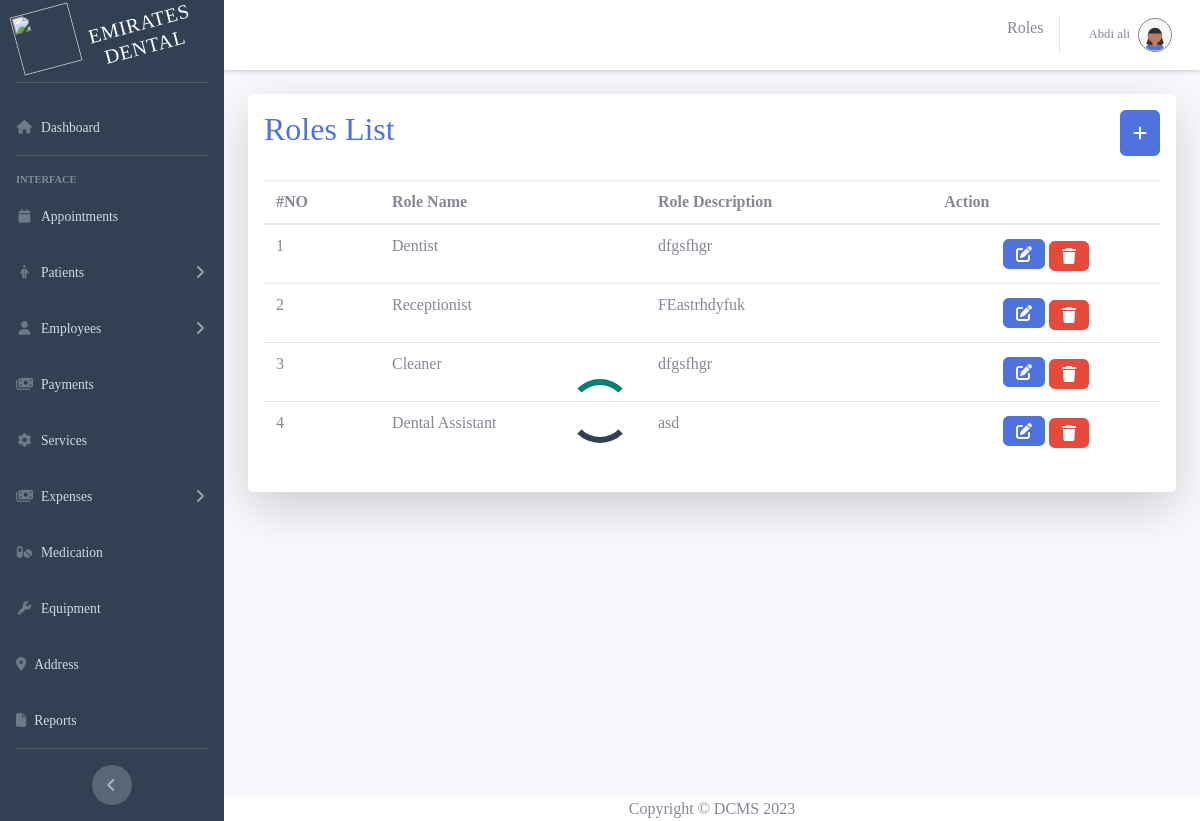
/index.php?page=role (signed in), run on an earlier commit of the app's database.
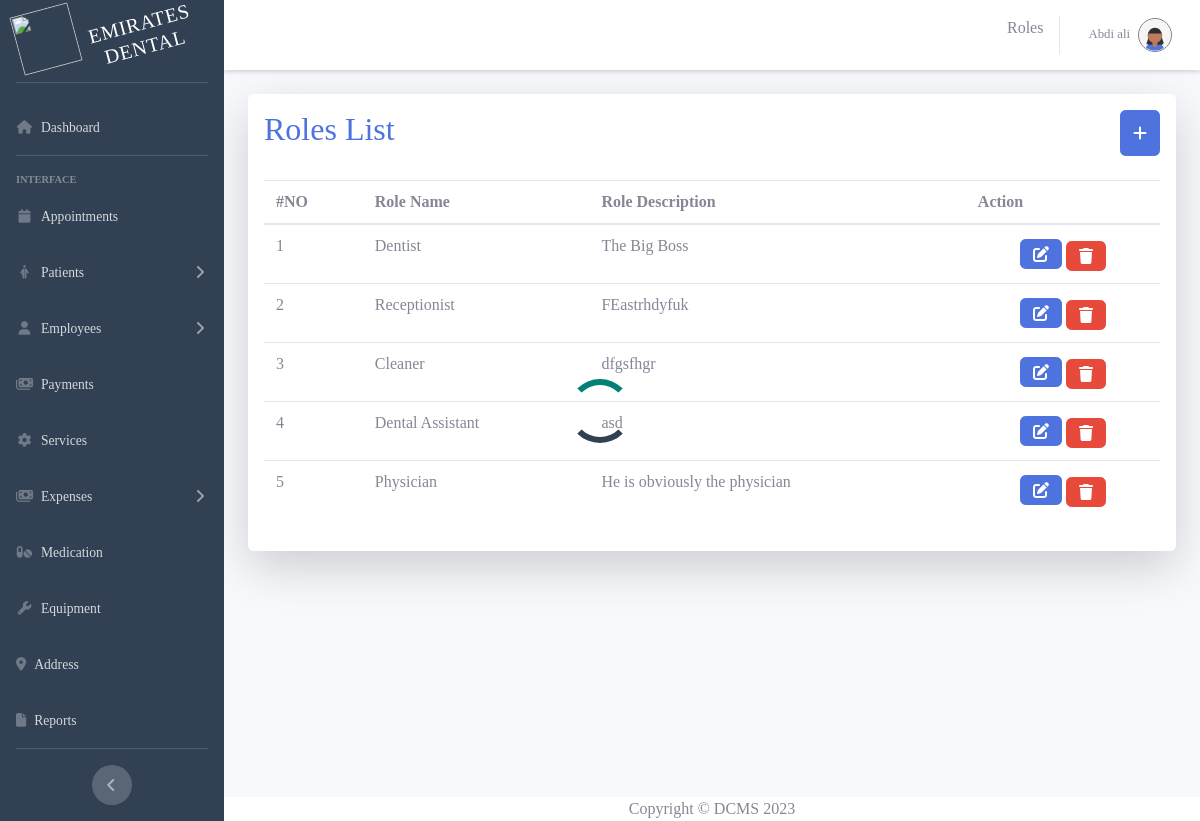
And on a later commit of the database.
### tables this page shows
CREATE TABLE `roles` (
  `role_id` int(11) NOT NULL,
  `role_name` varchar(255) DEFAULT NULL,
  `role_description` text DEFAULT NULL
);

### index.php (called while the page is built, shortened)
<?php
    include_once('./includes/loader.php');
$is404 = false;
$page = '';
if(isset($_GET['page']) && !empty($_GET['page'])){
    $page = $_GET['page'];
    $title = $titles[$page]["title"];
    $file = $titles[$page]["path"]."/$page.php";
}
elseif(!in_array($page, $titles)){
    $is404 = true;
}
else{
    header("Location: index.php?page=dashboard");
}
require_once('./includes/header.php');
require_once('./includes/sidebar.php');
require_once($is404 ? './includes/404.php' : $file );
require_once('./includes/footer.php');
?>

### app/roles/role.php (the view, shortened to what this page needs)
<?php
include_once('./app/database/conn.php')
?>
<div class="container-fluid ">
    <div class=" mt-1 p-3 shadow-lg rounded  bg-white">
        <div class='d-flex justify-content-between mb-4'>
            <h2 class="text-center text-primary">Roles List</h2>
            <button type="button" class="btn btn-primary me-5" data-toggle="modal" data-target="#roleModal">
                <i class="fa-solid fa-plus "></i>
            </button>
        </div>
        <table class="table table-hover" id="dataTable">
            <thead>
                <tr>
                    <th scope="col">#NO</th>
                    <th>Role Name</th>
                    <th>Role Description</th>
                    <th> Action</th>
                </tr>
            </thead>
            <tbody>
                <?php
                $count = 0;
                $result = mysqli_query($conn, "SELECT * FROM roles");
                while ($row = mysqli_fetch_assoc($result)) {
                    $count++;
                    echo "<tr>";
                    echo "<td>" . $count . "</td>";
                    echo "<td>" . $row['role_name'] . "</td>";
                    echo "<td>" . $row['role_description'] . "</>";
                    echo "<td class='text-center'>
                                    <button  class='btn btn-primary' onclick='editRole(" . $row['role_id'] . ")'> <i class='fa fa-edit'></i> </button>
                                    <a href='#' class='btn btn-danger ms-2 mt-1' onclick='deleteRole(" . $row['role_id'] . ")'> <i class='fa fa-trash'></i> </a>
                                  </td>";
                    echo "</tr>";
                }
                ?>
            </tbody>
        </table>
    </div>
</div>

### includes/loader.php (shortened to what this page needs)
<div id="loader" class="lds-dual-ring"></div>

### includes/header.php (shortened to what this page needs)
<!DOCTYPE html>
<html lang="en">
<head>
    <link rel="stylesheet" href="./vendor/fontawesome/css/all.min.css">
    <link href="css/sb-admin-2.min.css" rel="stylesheet">
    <link href="./vendor/fullcalendar/lib/main.min.css" rel="stylesheet">
    <link href="./vendor/DataTables/DataTables/css/jquery.dataTables.min.css" rel="stylesheet">
    <link href="./vendor/DataTables/Buttons/css/buttons.dataTables.min.css" rel="stylesheet">
    <link href="./vendor/select2/css/select2.css" rel="stylesheet">
</head>
<body id="page-top" class="bg-light">
    <div id="wrapper">

### includes/sidebar.php (shortened to what this page needs)
<ul class="navbar-nav bg sidebar sidebar-dark accordion sticky-top" id="accordionSidebar">
    <a class="sidebar-brand d-flex align-items-center justify-content-center mt-1" href="index.php?page=dashboard">
        <div class="sidebar-brand-icon rotate-n-15">
            <img class="sidebar-brand-icon" src="./app/img/logos/favicon.svg" height="60px" width="60px">
        </div>
        <h5 class="sidebar-brand-text rotate-n-15">Emirates Dental</h5>
    </a>
    <hr class="sidebar-divider mt-2">
    <li class="nav-item">
        <a class="nav-link" href="index.php?page=dashboard">
            <i class="fas fa-fw fa-house"></i>
            <span>Dashboard</span></a>
    </li>
    <hr class="sidebar-divider">
    <div class="sidebar-heading">
        Interface
    </div>
    <li class="nav-item">
        <a class="nav-link" href="index.php?page=appointment">
            <i class="fa fa-fw fa-calendar"></i>
            <span>Appointments</span>
        </a>
    </li>
    <li class="nav-item">
        <a class="nav-link collapsed" href="#" data-toggle="collapse" data-target="#collapsePatient"
            aria-expanded="true" aria-controls="collapseUtilities">
            <i class="fa-solid fa-fw fa-person-half-dress"></i>
            <span>Patients</span>
        </a>
    </li>
    <?php
    if ($_SESSION['isAdmin']) {
    ?>
    <li class="nav-item">
        <a class="nav-link collapsed" href="#" data-toggle="collapse" data-target="#collapseStaff" aria-expanded="true"
            aria-controls="collapseUtilities">
            <i class="fas fa-fw fa-user"></i>
            <span>Employees</span>
        </a>
    </li>
    <?php
    } ?>
    <li class="nav-item">
        <a class="nav-link " href="index.php?page=payments">
            <i class="fas fa-fw fa-money-bills"></i>
            <span>Payments</span>
        </a>
    </li>
    <li class="nav-item">
        <a class="nav-link " href="index.php?page=services">
            <i class="fas fa-fw fa-gear"></i>
            <span>Services </span>
        </a>
    </li>
    <li class="nav-item">
        <a class="nav-link collapsed" href="#" data-toggle="collapse" data-target="#collapseExpenses"
            aria-expanded="true" aria-controls="collapseUtilities">
            <i class="fas fa-fw fa-money-bills"></i>
            <span>Expenses</span>
        </a>
    </li>
    <li class="nav-item">
        <a class="nav-link collapsed" href="index.php?page=medication">
            <i class="fas fa-fw fa-pills"></i>
            <span>Medication</span>
        </a>
    </li>
    <li class="nav-item">
        <a class="nav-link" href="index.php?page=equipment">
            <i class="fas fa-fw fa-wrench"></i>
            <span>Equipment</span>
        </a>
    </li>
    <li class="nav-item">
        <a class="nav-link " href="index.php?page=address">
            <i class="fa-solid fa-location-dot"></i>
            <span>Address</span>
        </a>
    </li>
    <li class="nav-item">
        <a class="nav-link " href="index.php?page=reports">
            <i class="fa-solid fa-file"></i>
            <span>Reports</span>
        </a>
    </li>
    <hr class="sidebar-divider d-none d-md-block">
    <div class="text-center d-none d-md-inline">
        <button class="rounded-circle border-0" id="sidebarToggle"></button>
    </div>
</ul>
<div id="content-wrapper" class="d-flex flex-column">
    <div id="content">
        <nav class="navbar navbar-expand navbar-light bg-white topbar mb-4 static-top shadow-sm">
            <ul class="navbar-nav ml-auto">
                <li class="mt-3 text-center me-5 fs-4">
                    <?php if (isset($title)) {
                        echo $title;
                    } ?>
                </li>
                <li class="nav-item dropdown no-arrow">
                    <a class="nav-link dropdown-toggle" href="#" id="userDropdown" role="button" data-toggle="dropdown"
                        aria-haspopup="true" aria-expanded="false">
                        <span
                            class="mr-2 d-none d-lg-inline text-gray-600 small"><?php echo $_SESSION["employee_name"];  ?></span>
                        <div class="rounded-circle " style="border: 1px solid grey;">
                            <img class="img-profile rounded-circle" alt=""
                                src="<?php echo './app/img/employee/' . $_SESSION["profile"];  ?>">
                        </div>
                    </a>
                </li>
            </ul>
        </nav>

### includes/footer.php (shortened to what this page needs)
    <footer class="footer fixed-bottom bg-white">
        <div class="container my-auto">
            <div class="copyright text-center my-auto">
                <span>Copyright &copy; DCMS 2023</span>
            </div>
        </div>
    </footer>
    </div>
    </div>
</div>
    </body>
    </html>

### includes/loader.php (style rules this page uses)
.lds-dual-ring { display: inline-block; width: 80px; height: 80px; }
.lds-dual-ring:after { content: " "; display: block; width: 64px; height: 64px; margin: 8px; border-radius: 50%; border: 6px solid #cef; border-color: #028074 transparent #314053 transparent; animation: lds-dual-ring 1.2s linear infinite; }
#wrapper { position: relative; }
#loader { position: fixed; top: 50%; left: 50%; transform: translate(-50%, -50%); z-index: 10000; }

### includes/sidebar.php (style rules this page uses)
.bg { background-color: rgb(49, 64, 83); }
body { font-family: 'poppins'; }

### includes/footer.php (style rules this page uses)
.footer { margin-left: 224px; }

What changed in the data, as far as the page shows it:
changed roles "Dentist": role_description "dfgsfhgr" → "The Big Boss"
added roles: role_name "Physician", role_description "He is obviously the physician"
